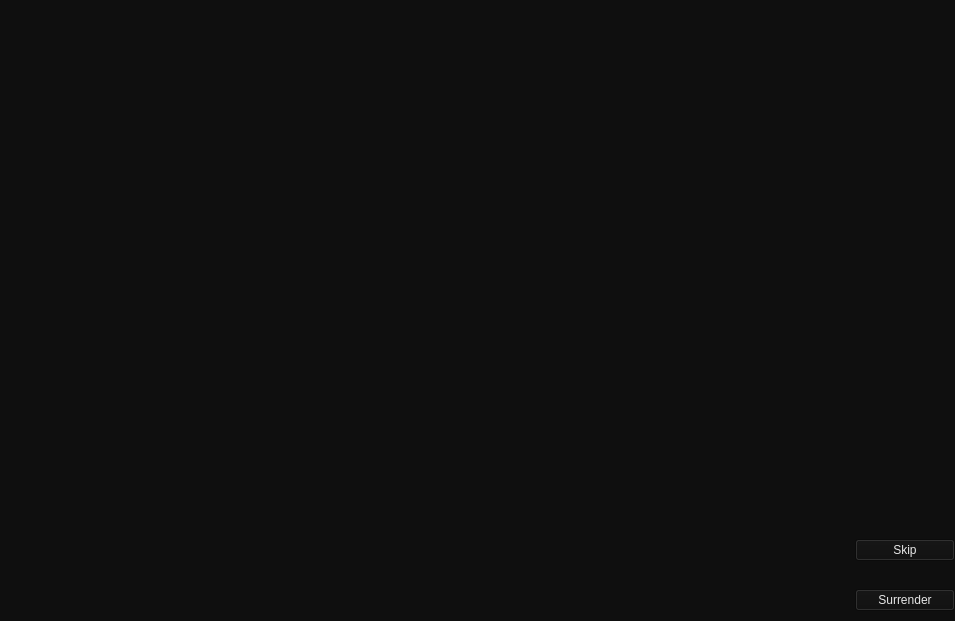
<?xml version="1.0" encoding="UTF-8"?>
<ui version="4.0">
 <class>Battlefield</class>
 <widget class="QWidget" name="Battlefield">
  <property name="geometry">
   <rect>
    <x>0</x>
    <y>0</y>
    <width>955</width>
    <height>621</height>
   </rect>
  </property>
  <property name="windowTitle">
   <string>Form</string>
  </property>
  <property name="styleSheet">
   <string notr="true">background-color: rgb(15, 15, 15);
font: 14pt &quot;Ancient Modern Tales&quot;;
color: rgb(230, 230, 230);</string>
  </property>
  <layout class="QGridLayout" name="gridLayout">
   <property name="leftMargin">
    <number>0</number>
   </property>
   <property name="topMargin">
    <number>0</number>
   </property>
   <property name="rightMargin">
    <number>0</number>
   </property>
   <property name="bottomMargin">
    <number>0</number>
   </property>
   <property name="spacing">
    <number>0</number>
   </property>
   <item row="2" column="2">
    <widget class="QPushButton" name="pb_surrender">
     <property name="maximumSize">
      <size>
       <width>100</width>
       <height>16777215</height>
      </size>
     </property>
     <property name="text">
      <string>Surrender</string>
     </property>
    </widget>
   </item>
   <item row="0" column="0" colspan="3">
    <widget class="QWidget" name="wgt_wrapper" native="true">
     <layout class="QHBoxLayout" name="horizontalLayout">
      <property name="spacing">
       <number>0</number>
      </property>
      <property name="leftMargin">
       <number>0</number>
      </property>
      <property name="topMargin">
       <number>0</number>
      </property>
      <property name="rightMargin">
       <number>0</number>
      </property>
      <property name="bottomMargin">
       <number>0</number>
      </property>
      <item>
       <widget class="ArmyLayout" name="wgt_armyOnLeft" native="true">
        <property name="minimumSize">
         <size>
          <width>100</width>
          <height>0</height>
         </size>
        </property>
       </widget>
      </item>
      <item>
       <widget class="ArmyLayout" name="wgt_armyOnRight" native="true">
        <property name="sizePolicy">
         <sizepolicy hsizetype="Preferred" vsizetype="Preferred">
          <horstretch>0</horstretch>
          <verstretch>0</verstretch>
         </sizepolicy>
        </property>
        <property name="minimumSize">
         <size>
          <width>100</width>
          <height>0</height>
         </size>
        </property>
       </widget>
      </item>
     </layout>
    </widget>
   </item>
   <item row="1" column="2">
    <widget class="QPushButton" name="pb_skip">
     <property name="maximumSize">
      <size>
       <width>100</width>
       <height>16777215</height>
      </size>
     </property>
     <property name="text">
      <string>Skip</string>
     </property>
    </widget>
   </item>
   <item row="1" column="0" rowspan="2">
    <widget class="BattleQueue" name="wgt_battleQueue" native="true">
     <property name="sizePolicy">
      <sizepolicy hsizetype="Preferred" vsizetype="Maximum">
       <horstretch>0</horstretch>
       <verstretch>0</verstretch>
      </sizepolicy>
     </property>
     <property name="minimumSize">
      <size>
       <width>0</width>
       <height>100</height>
      </size>
     </property>
    </widget>
   </item>
   <item row="1" column="1">
    <spacer name="horizontalSpacer">
     <property name="orientation">
      <enum>Qt::Horizontal</enum>
     </property>
     <property name="sizeType">
      <enum>QSizePolicy::Preferred</enum>
     </property>
     <property name="sizeHint" stdset="0">
      <size>
       <width>40</width>
       <height>20</height>
      </size>
     </property>
    </spacer>
   </item>
  </layout>
 </widget>
 <customwidgets>
  <customwidget>
   <class>ArmyLayout</class>
   <extends>QWidget</extends>
   <header>ui/army_layout.h</header>
   <container>1</container>
  </customwidget>
  <customwidget>
   <class>BattleQueue</class>
   <extends>QWidget</extends>
   <header>ui/battle_queue.h</header>
   <container>1</container>
  </customwidget>
 </customwidgets>
 <resources/>
 <connections/>
</ui>
